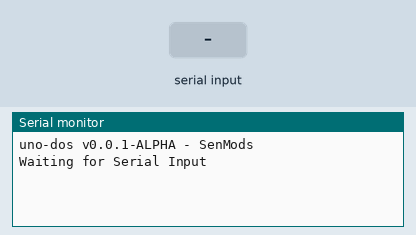
Recording of a sketch running on a simulated Arduino Uno, built with avr-gcc and run on an emulated ATmega328P. Parts: the last lines printed to the serial monitor. The inputs (shaded band) are chosen by the test bench. Storage starts empty.

Above: at 1.2 s.
1.3 s: "init_storage\n" received over Serial
At 1.8 s:
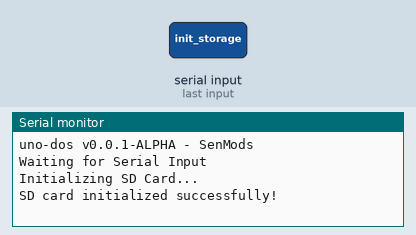
2.8 s: byte 10 ('\n') received over Serial
At 4.0 s:
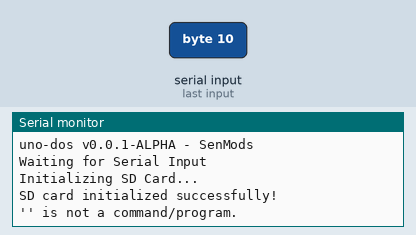
4.3 s: "ls\n" received over Serial
At 5.4 s:
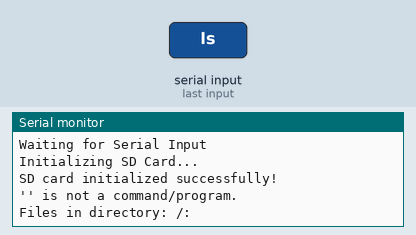
5.8 s: "mkdir\n" received over Serial
At 6.5 s:
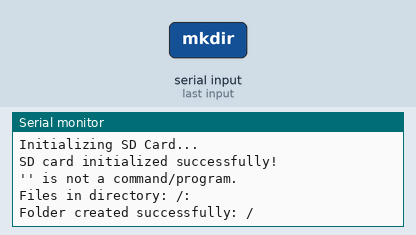

Measured:
- after the input at 1.3 s, the serial monitor: prints a new line at once (image 1)
- after the input at 2.8 s, the serial monitor: prints a new line at once (image 2)
- after the input at 4.3 s, the serial monitor: prints a new line at once (image 3)
- after the input at 5.8 s, the serial monitor: prints a new line at once (image 4)

The sketch:

uno-dos.ino
```cpp
#include <SD.h>

bool doesNotStartWith(const char* str, const char* prefix) {
    return strncmp(str, prefix, strlen(prefix)) != 0;
}

bool doesNotEndWith(const char* str, const char* ending) {
    int str_len = strlen(str);
    int ending_len = strlen(ending);

    // If the string is shorter than the ending, it can't end with it
    if (str_len < ending_len) {
        return true;
    }

    // Compare the ending of the string with the specified ending
    return strncmp(str + str_len - ending_len, ending, ending_len) != 0;
}

bool startsWith(const char* str, const char* prefix) {
    // Use strncmp to compare the first 'n' characters of 'str' with 'prefix'
    return strncmp(str, prefix, strlen(prefix)) == 0;
}

void replaceSubstring(char* str, const char* oldSubstr, const char* newSubstr) {
    // Find the position of the old substring
    char* pos = strstr(str, oldSubstr);

    // If the old substring is found
    if (pos != NULL) {
        // Calculate the lengths of the old and new substrings
        int oldSubstrLen = strlen(oldSubstr);
        int newSubstrLen = strlen(newSubstr);

        // Calculate the length difference
        int lengthDiff = newSubstrLen - oldSubstrLen;

        // Move the characters after the old substring to accommodate the new substring
        memmove(pos + newSubstrLen, pos + oldSubstrLen, strlen(pos + oldSubstrLen) + 1);

        // Copy the new substring into the position of the old substring
        memcpy(pos, newSubstr, newSubstrLen);
    }
}

char* mergeStrings(const char* str1, const char* str2) {
    char* result = new char[strlen(str1) + strlen(str2) + 1];
    strcpy(result, str1);
    strcat(result, str2);
    return result;
}

const int chipSelect = 10;

void setup() {
 // Open serial communications and wait for port to open:
  Serial.begin(9600);
   while (!Serial) {
    // wait for serial port to connect. Needed for Leonardo only
  }
  Serial.println("uno-dos v0.0.1-ALPHA - SenMods");
  Serial.println("Waiting for Serial Input");
  Serial.println("");
};

void loop() {
  static char message[64]; // Buffer to store the incoming message
  static int messageIndex = 0; // Index to keep track of where to store the next byte

  // Check if there is serial data available
  if (Serial.available() > 0) {
    // Read the incoming byte
    char incomingByte = Serial.read();

    // Check if the received byte is the newline character ('\n')
    if (incomingByte == '\n') {
      // Null-terminate the message string
      message[messageIndex] = '\0';

      // Process the function
      processFunction(message);


      // Reset the message index to prepare for the next message
      messageIndex = 0;
    } else {
      // Store the received byte in the message buffer
      if (messageIndex < sizeof(message) - 1) {
        message[messageIndex++] = incomingByte;
      } else {
        // Buffer overflow, discard the rest of the message
        messageIndex = 0;
      };
    }
  }
};

void processFunction(const char* message) {
  // print
  if (strncmp(message, "print ", 6) == 0) {
    // Remove "print " from the message
    message += 6;
    print(message);
  }

  // init_storage
  else if (strncmp(message, "init_storage", 12) == 0) {
    init_storage();
    message = message + 11;
  }

  // ls
  else if (strncmp(message, "ls", 2) == 0) {
    const char* directory = message + 2;
    if (doesNotStartWith(directory, "/")) {
      directory = mergeStrings("/", directory);
    } else {
      directory = directory;
    }
    if (startsWith(directory, "/ ")) {
      replaceSubstring(directory, "/ ", "/");
    }
    if (startsWith(directory, "//")) {
      replaceSubstring(directory, "//", "/");
    }
    ls(directory);
  }


  // mkdir
  else if (strncmp(message, "mkdir", 5) == 0) {
    const char* directory = message + 5;
    if (doesNotStartWith(directory, "/")) {
      directory = mergeStrings("/", directory);
    } else {
      directory = directory;
    }
    if (startsWith(directory, "/ ")) {
      replaceSubstring(directory, "/ ", "/");
    }
    if (startsWith(directory, "//")) {
      replaceSubstring(directory, "//", "/");
    }
    mkdir(directory);
  }

  // command not found
  else {
    Serial.print("'");
    Serial.print(message);
    Serial.print("'");
    Serial.println(" is not a command/program.");
    Serial.println("");
  }
}


// Functions
void print(const char* message) {
  Serial.println(message);
  Serial.println("");
};

void init_storage() {
  Serial.println("Initializing SD Card...");
  if (!SD.begin(chipSelect)) {
    Serial.println("SD card initialization failed!");
    Serial.println("");
    while (true); // Stop execution if initialization fails
  };
  Serial.println("SD card initialized successfully!");
  Serial.println("");
};

void ls(const char* dirName) {
  File root = SD.open(dirName);

  if (root) {
    Serial.println("Files in directory: " + String(dirName) + ":");
    Serial.println("");
    while (true) {
      File entry = root.openNextFile();
      if (!entry) {
        break; // No more files
      }
      Serial.println(entry.name());
      entry.close();
    }
    root.close();
    Serial.println("");
  } else {
    Serial.println("Error opening directory: " + String(dirName));
    Serial.println("");
  }
}

void mkdir(const char* folderName) {
  if (SD.mkdir(folderName)) {
    Serial.println("Folder created successfully: " + String(folderName));
    Serial.println("");
  } else {
    Serial.println("Error creating folder:" + String(folderName));
    Serial.println("");
  }
}

void rmdir(const char* folderName) {
  if (SD.rmdir(folderName)) {
    Serial.println("Folder removed successfully: " + String(folderName));
    Serial.println("");
  } else {
    Serial.println("Error removing folder: " + String(folderName));
    Serial.println("");
  }
}
```
